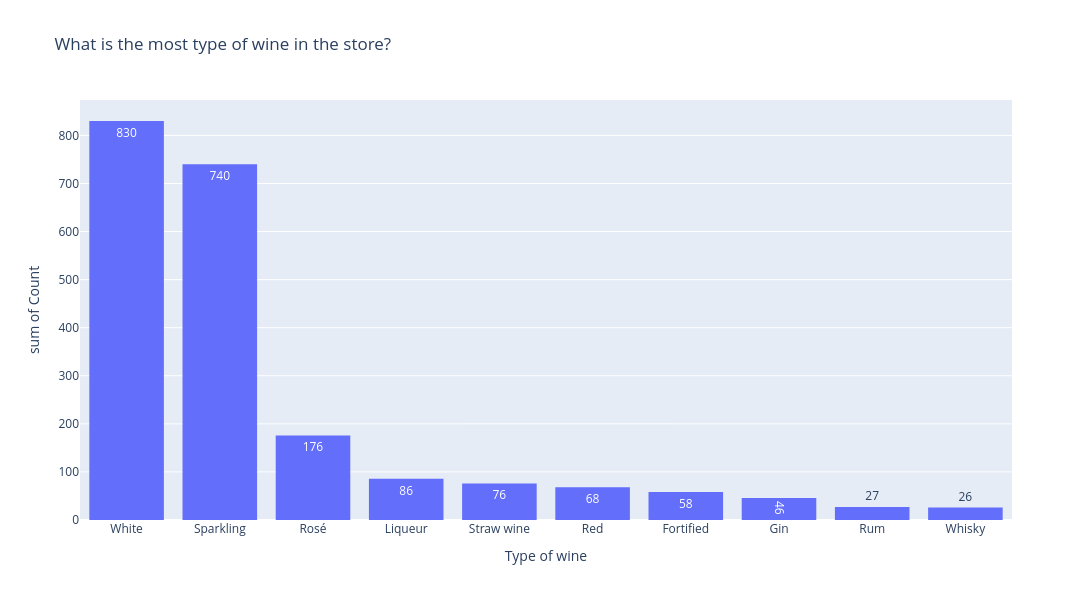

The notebook cell this image was saved under:
### Markdown cell above
## Visualization

### Code cell
type_counts = data['Type of wine'].value_counts().reset_index().head(10)
type_counts.columns = ['Type of wine', 'Count']

fig = px.histogram(type_counts, x='Type of wine', y='Count', 
             title='Count of Each Type of Wine', height=600, width=1300, text_auto=True, barmode='group')
fig.update_layout(title="What is the most type of wine in the store?")
fig.show()

### Figure 1 — Plotly figure (JSON) as saved in the notebook; plotly's stock layout.template omitted (floating-point values rounded to 4 significant figures)
{"data": [{"alignmentgroup": "True", "bingroup": "x", "histfunc": "sum", "hovertemplate": "Type of wine=%{x}<br>sum of Count=%{y}<extra></extra>", "legendgroup": "", "marker": {"color": "#636efa", "pattern": {"shape": ""}}, "name": "", "offsetgroup": "", "orientation": "v", "showlegend": false, "texttemplate": "%{value}", "x": ["White", "Sparkling", "Rosé", "Liqueur", "Straw wine", "Red", "Fortified", "Gin", "Rum", "Whisky"], "xaxis": "x", "y": [830, 740, 176, 86, 76, 68, 58, 46, 27, 26], "yaxis": "y", "type": "histogram"}], "layout": {"xaxis": {"anchor": "y", "domain": [0.0, 1.0], "title": {"text": "Type of wine"}}, "yaxis": {"anchor": "x", "domain": [0.0, 1.0], "title": {"text": "sum of Count"}}, "legend": {"tracegroupgap": 0}, "title": {"text": "What is the most type of wine in the store?"}, "barmode": "group", "height": 600, "width": 1300}}
